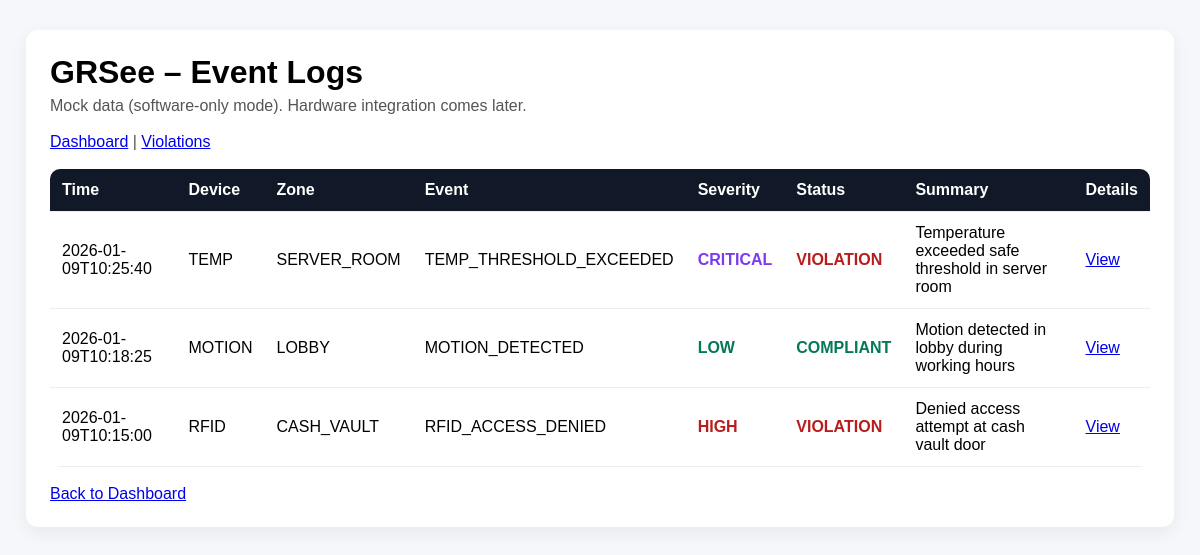
The app's page /events with its own data.
### models.py (models this page shows)
class Event(db.Model):
    __tablename__ = "events"
    id = db.Column(db.Integer, primary_key=True)
    event_id = db.Column(db.String(64), unique=True, nullable=False)
    device_id_fk = db.Column(db.Integer, db.ForeignKey("devices.id"), nullable=True)
    timestamp = db.Column(db.String(64), nullable=False)
    device_type = db.Column(db.String(64), nullable=False)
    zone = db.Column(db.String(64), nullable=False)
    event_type = db.Column(db.String(64), nullable=False)
    severity = db.Column(db.String(20), nullable=False)
    summary = db.Column(db.String(255), nullable=True)
    payload_json = db.Column(db.Text, nullable=True)
    created_at = db.Column(db.DateTime, default=datetime.utcnow, nullable=False)

### app.py (the view)
@app.route("/events")
def events_page():
    events = get_events_source()
    enriched = []
    for e in events:
        result = evaluate_event(e)
        status = "VIOLATION" if result["policy_result"]["is_violation"] else "COMPLIANT"
        enriched.append({**e, "compliance_status": status})
    return render_template("events.html", events=enriched)

### app.py (called while the page is built)
def event_to_dict(e: Event):
    return {
        "event_id": e.event_id,
        "timestamp": e.timestamp,
        "device_type": e.device_type,
        "zone": e.zone,
        "event_type": e.event_type,
        "severity": e.severity,
        "summary": e.summary,
        "payload": json.loads(e.payload_json) if e.payload_json else None
    }

def get_events_source():
    db_events = Event.query.order_by(Event.timestamp.desc()).all()
    if db_events:
        return [event_to_dict(e) for e in db_events]
    return sorted(load_events_json(), key=lambda e: e.get("timestamp", ""), reverse=True)

### rule_engine.py (called while the page is built)
def _parse_timestamp(ts: str):
    if not ts:
        return None
    ts = ts.split("+")[0].split("Z")[0]
    try:
        return datetime.fromisoformat(ts)
    except ValueError:
        return None

def _is_after_hours(dt: datetime, start_hour=8, end_hour=18):
    if dt is None:
        return False
    start = time(start_hour, 0, 0)
    end = time(end_hour, 0, 0)
    return dt.time() < start or dt.time() > end

### templates/events.html (shortened to what this page needs)
<!DOCTYPE html>
<html lang="en">
<head>
  <link rel="stylesheet" href="{{ url_for('static', filename='css/style.css') }}">
</head>
<body>
  <div class="container">
    <header class="header">
      <h1>GRSee – Event Logs</h1>
      <p>Mock data (software-only mode). Hardware integration comes later.</p>
      <p>
        <a href="/dashboard">Dashboard</a> |
        <a href="/violations">Violations</a>
      </p>
    </header>
    <table>
      <thead>
        <tr>
          <th>Time</th>
          <th>Device</th>
          <th>Zone</th>
          <th>Event</th>
          <th>Severity</th>
          <th>Status</th>
          <th>Summary</th>
          <th>Details</th>
        </tr>
      </thead>
      <tbody>
        {% for e in events %}
        <tr>
          <td>{{ e.timestamp }}</td>
          <td>{{ e.device_type }}</td>
          <td>{{ e.zone }}</td>
          <td>{{ e.event_type }}</td>
          <td class="sev sev-{{ e.severity|lower }}">
            {{ e.severity }}
          </td>
          <td>
            {% if e.compliance_status == "VIOLATION" %}
              <span class="sev sev-high">VIOLATION</span>
            {% else %}
              <span class="sev sev-low">COMPLIANT</span>
            {% endif %}
          </td>
          <td>{{ e.summary }}</td>
          <td>
            <a href="/event/{{ e.event_id }}">View</a>
          </td>
        </tr>
        {% endfor %}
      </tbody>
    </table>
    <footer class="footer">
      <a href="/dashboard">Back to Dashboard</a>
    </footer>
  </div>
</body>
</html>

### static/css/style.css (style rules this page uses)
body { font-family: Arial, sans-serif; background: #f6f7fb; margin: 0; padding: 0; }
.container { max-width: 1100px; margin: 30px auto; background: white; padding: 24px; border-radius: 12px; box-shadow: 0 6px 18px rgba(0,0,0,0.06); }
.header h1 { margin: 0 0 6px 0; }
.header p { margin: 0 0 18px 0; color: #555; }
table { width: 100%; border-collapse: collapse; overflow: hidden; border-radius: 10px; }
th, td { text-align: left; padding: 12px; border-bottom: 1px solid #eee; }
th { background: #111827; color: white; }
.sev { font-weight: bold; }
.sev-low { color: #047857; }
.sev-high { color: #b91c1c; }
.sev-critical { color: #7c3aed; }
.footer { margin-top: 18px; }

### records on screen
Event: timestamp "2026-01-09T10:25:40", device_type "TEMP", zone "SERVER_ROOM", event_type "TEMP_THRESHOLD_EXCEEDED", severity "CRITICAL", shows "VIOLATION", summary "Temperature exceeded safe threshold in server room"
Event: timestamp "2026-01-09T10:18:25", device_type "MOTION", zone "LOBBY", event_type "MOTION_DETECTED", severity "LOW", shows "COMPLIANT", summary "Motion detected in lobby during working hours"
Event: timestamp "2026-01-09T10:15:00", device_type "RFID", zone "CASH_VAULT", event_type "RFID_ACCESS_DENIED", severity "HIGH", shows "VIOLATION", summary "Denied access attempt at cash vault door"
